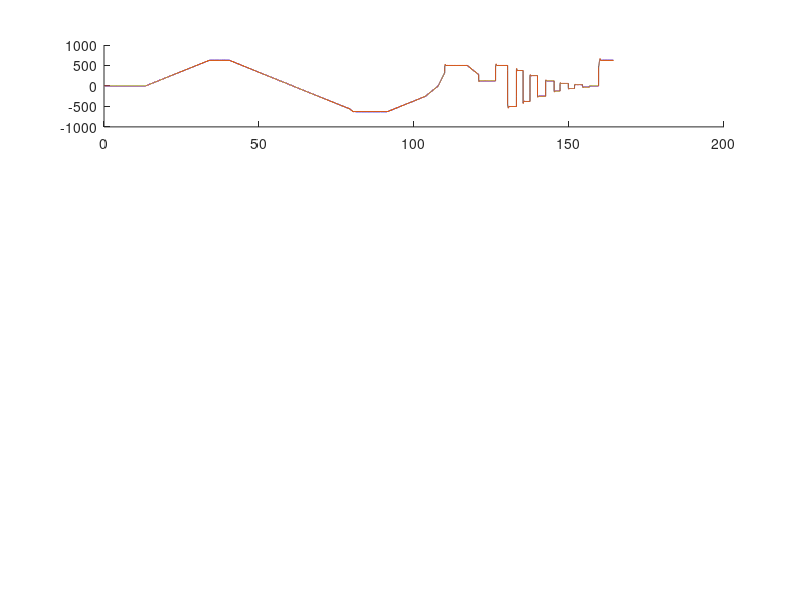

MATLAB code to generate this figure: (Note: this script raises an error after producing the figure.)
clear; 
load('NoLM_SpeedVariations2.mat');
%load('../../../datasets/data/train_sim/30LM.mat');

 subplot(4,1,1)
hold on
 plot(time, cspeed)
 hold on
s = plot(time, dspeed )
s.Color = [s.Color 0.5]
xlabel('Time (s)')
ylabel('Speed (Hz)')
legend('Prediction', 'Raw')

 subplot(4,1,2)
 plot(time, dspeed - cspeed)
 xlabel('Time (s)')
 ylabel('Speed (Hz)')


 subplot(4,1,3)
hold on
 plot(time, ctorque)
 hold on
t = plot(time, dtorque)
t.Color = [t.Color 0.5]
xlabel('Time (s)')
ylabel('Torque (% Nominal)')
legend('Prediction', 'Raw')
%  
 subplot(4,1,4)
 plot(time, dtorque - ctorque)
 xlabel('Time (s)')
 ylabel('Torque (% Nominal)')



% fprintf("\n\nSignal to noise ratio\n\n");
% fprintf("Speed: Enc-Dec(TV-MSE) + Denoiser(SMAPE) (Noisy Date)=%.4f \n", snr(diag_speed, denoised_diag_speed2));
% fprintf("Speed: Enc-Dec(SMAPE) + Denoiser(SMAPE) (Noisy Date)=%.4f \n", snr(diag_speed, denoised_diag_speed1));
% fprintf("Torque: Enc-Dec(TV-MSE) + Denoiser(SMAPE) (Noisy Date)=%.4f \n", snr(diag_torque, denoised_diag_torque2));
% fprintf("Torque: Enc-Dec(SMAPE) + Denoiser(SMAPE) (Noisy Date)=%.4f \n", snr(diag_torque, denoised_diag_torque1));
% 
% fprintf("\n\nMaximum absolute difference\n\n");
% fprintf("Speed: Enc-Dec(TV-MSE) + Denoiser(SMAPE) (Noisy Date)=%.4f \n", max(abs(diag_speed - denoised_diag_speed2)));
% fprintf("Speed: Enc-Dec(SMAPE) + Denoiser(SMAPE) (Noisy Date)=%.4f \n", max(abs(diag_speed - denoised_diag_speed1)));
% fprintf("Torque: Enc-Dec(TV-MSE) + Denoiser(SMAPE) (Noisy Date)=%.4f \n", max(abs(diag_torque - denoised_diag_torque2)));
% fprintf("Torque: Enc-Dec(SMAPE) + Denoiser(SMAPE) (Noisy Date)=%.4f \n", max(abs(diag_torque - denoised_diag_torque1)));
% 
% fprintf("\n\nMean absolute difference\n\n");
% fprintf("Speed: Enc-Dec(TV-MSE) + Denoiser(SMAPE) (Noisy Date)=%.4f \n", mean(abs(diag_speed - denoised_diag_speed2)));
% fprintf("Speed: Enc-Dec(SMAPE) + Denoiser(SMAPE) (Noisy Date)=%.4f \n", mean(abs(diag_speed - denoised_diag_speed1)));
% fprintf("Torque: Enc-Dec(TV-MSE) + Denoiser(SMAPE) (Noisy Date)=%.4f \n", mean(abs(diag_torque - denoised_diag_torque2)));
% fprintf("Torque: Enc-Dec(SMAPE) + Denoiser(SMAPE) (Noisy Date)=%.4f \n", mean(abs(diag_torque - denoised_diag_torque1)));
